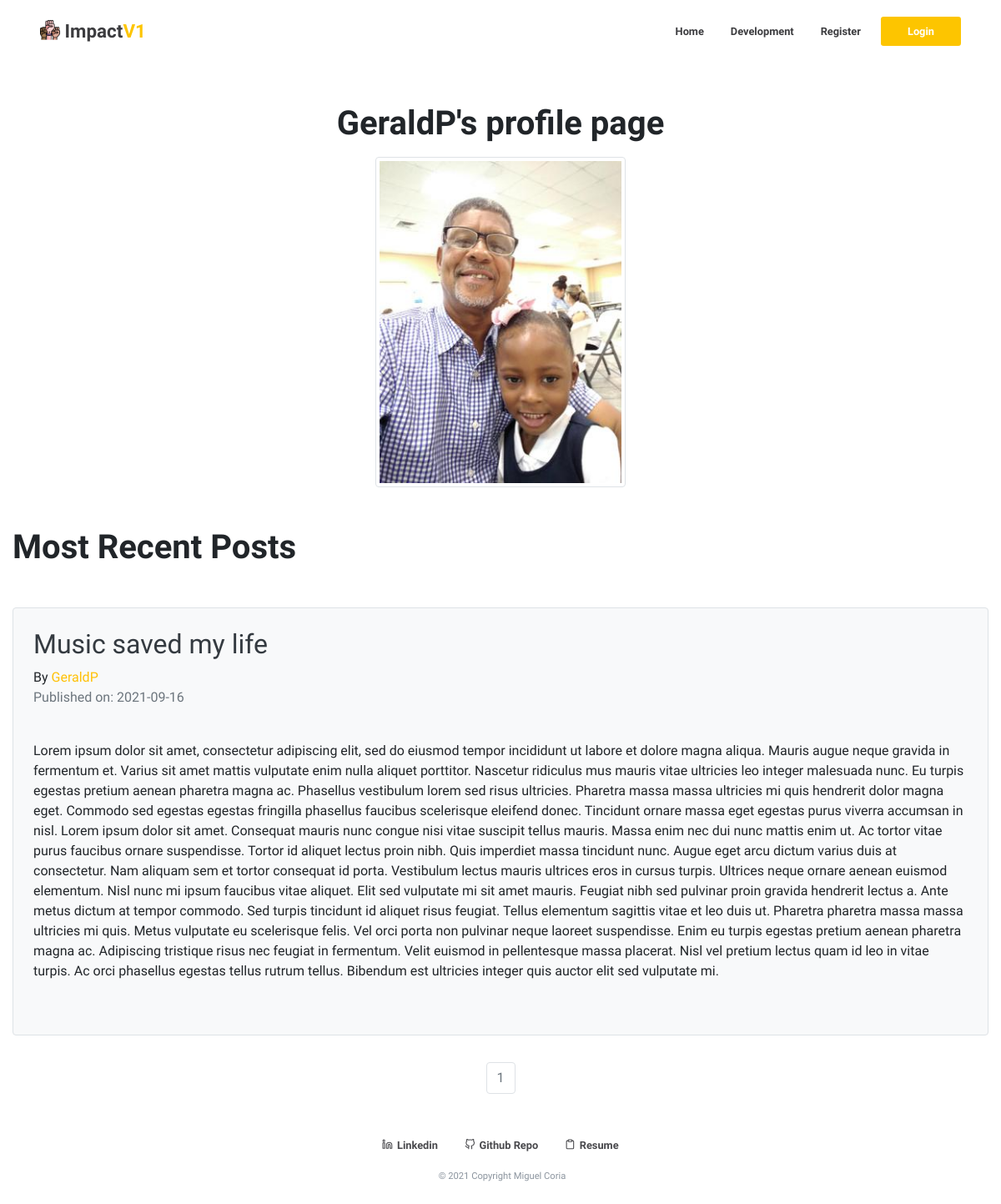
Page /GeraldP on the committed database.
### impact/models.py (models this page shows, shortened)
class User(db.Model,UserMixin):
    __tablename__ = 'users'
    id = db.Column(db.Integer, primary_key=True)
    profile_image = db.Column(db.String(64), nullable=False, default='default_profile.png')
    email = db.Column(db.String(64), unique=True, index=True)
    username = db.Column(db.String(64), unique=True, index=True)
    password_hash = db.Column(db.String(128))
    posts = db.relationship("Post", backref="author", lazy=True)

class Post(db.Model):
    users = db.relationship(User)
    id = db.Column(db.Integer, primary_key=True)
    post_image = db.Column(db.String(64), nullable=False, default='default_thumb.png')
    user_id = db.Column(db.Integer, db.ForeignKey('users.id'), nullable=False)
    date = db.Column(db.DateTime, nullable=False, default=datetime.utcnow)
    title = db.Column(db.String(140), nullable=False)
    text = db.Column(db.Text, nullable=False)

### impact/users/views.py (the view)
@users.route("/<username>")
def user_posts(username):
    page = request.args.get('page', 1, type=int)
    user = User.query.filter_by(username=username).first_or_404()
    posts = Post.query.filter_by(author=user).order_by(Post.date.desc()).paginate(page=page, per_page=5)
    return render_template('user_posts.html', posts=posts, user=user)

### impact/templates/user_posts.html
{% extends "base.html" %}
{% block content %}
<div class="">
    <div align='center'>
    <h1 class="mb-3 mt-5 font-weight-bold">{{user.username}}'s profile page</h1>
      <img class="img-thumbnail"src="{{url_for('static',filename='profile_pics/'+user.profile_image)}}" width="300">
    </div>
</div>
<div class="">
<h1 class="font-weight-bold mt-5">Most Recent Posts</h1>
{% for post in posts.items  %}
<div class="mt-5 mb-3 border rounded p-4 bg-light">
  <h2 class="text-dark"> <a class="text-dark" href="{{url_for('blog_post.blog_post',blog_post_id=post.id)}}">{{post.title}}</a> </h2>
  By <a href="{{url_for('users.user_posts',username=post.author.username)}}" class="text-warning">{{post.author.username}}</a>
  <p class='text-muted'>Published on: {{post.date.strftime("%Y-%m-%d")}}</p>
   <br>
   <p>{{post.text}}</p>
   <br>
  </div>
{% endfor %}
</div>
<nav aria-label='Page Navigation example'>
<ul class="pagination justify-content-center">
    {% for page_num in posts.iter_pages(left_edge=1,right_edge=1,left_current=1,right_current=2)  %}
      {% if posts.page == page_num %}
      <li class='page-item disabled'>
        <a class="page-link" href="{{url_for('users.user_posts',username=user.username,page=page_num)}}">{{ page_num}}</a>
      </li>
      {% else %}
      <li class='page-item'>
        <a class="page-link" href="{{url_for('users.user_posts',username=user.username,page=page_num)}}">{{ page_num}}</a>
      </li>
      {% endif %}
    {% endfor %}
  </ul>
</nav>
{% endblock %}

### impact/static/styles/main.css (style rules this page uses)
body { font-family: "Open Sans", sans-serif !important; height: 100vh; }
nav { padding: 1rem 6rem !important; background-color: #ffff; }
@media only screen and (max-width: 1250px) { nav { padding: 1rem 3rem !important; } }

### rows in the picture
User: username "GeraldP", profile_image (picture)
Post: title "Music saved my life", author.username "GeraldP", date "2021-09-16", text "Lorem ipsum dolor sit amet, consectetur adipiscing elit, sed do eiusmod tempor incididunt ut labore et dolore magna aliqua. Mauris augue neque gravida in fermentum et. Varius sit amet mattis vulputate enim nulla aliquet porttitor. Nascetur ridiculus mus mauris vitae ultricies leo integer malesuada nunc. Eu turpis egestas pretium aenean pharetra magna ac. Phasellus vestibulum lorem sed risus ultricies. Pharetra massa massa ultricies mi quis hendrerit dolor magna eget. Commodo sed egestas egestas fringilla phasellus faucibus scelerisque eleifend donec. Tincidunt ornare massa eget egestas purus viverra accumsan in nisl. Lorem ipsum dolor sit amet. Consequat mauris nunc congue nisi vitae…"

### other values in the picture
{{ page_num }} "1"
